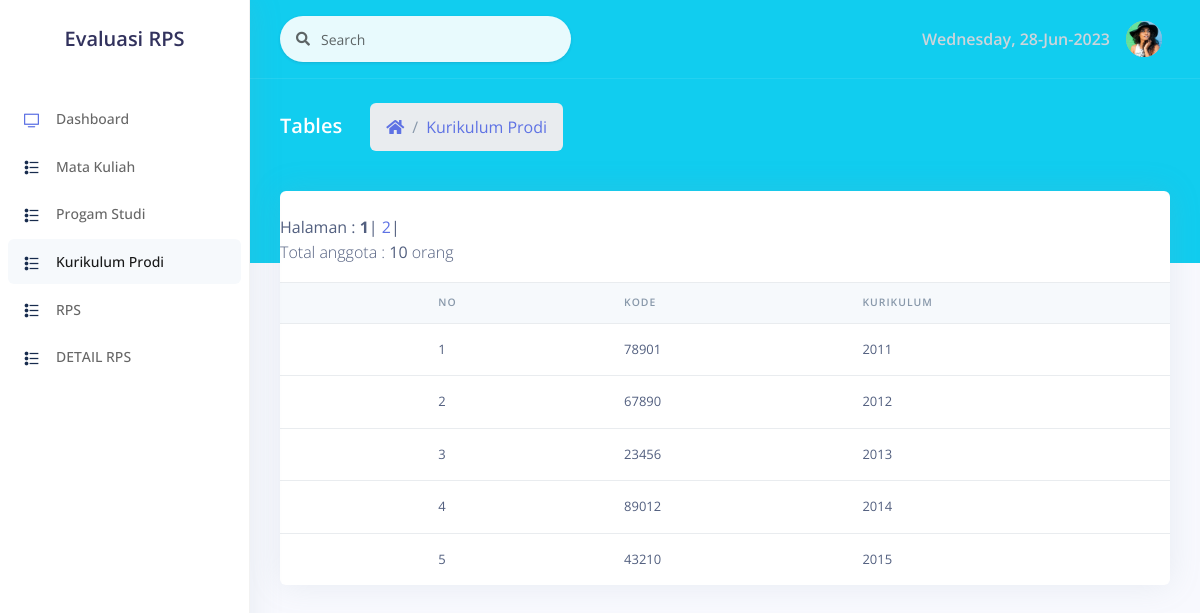
Screenshot of /examples/kurikulumprodi/kurikulumprodi2.php with the database file from the repository.
### tables this page shows
CREATE TABLE `kurikulumprodi` (
  `kode` int(11) NOT NULL,
  `kurikulum` varchar(25) NOT NULL
);

### examples/kurikulumprodi/kurikulumprodi2.php (the view, shortened to what this page needs)
<!DOCTYPE html>
<html>
<head>
  <link rel="stylesheet" href="../../assets/vendor/nucleo/css/nucleo.css" type="text/css">
  <link rel="stylesheet" href="../../assets/vendor/@fortawesome/fontawesome-free/css/all.min.css" type="text/css">
  <link rel="stylesheet" href="../../assets/css/argon.css?v=1.2.0" type="text/css">
</head>
<body>
  <nav class="sidenav navbar navbar-vertical  fixed-left  navbar-expand-xs navbar-light bg-white" id="sidenav-main">
    <div class="scrollbar-inner">
      <div class="sidenav-header  align-items-center">
        <a class="navbar-brand" href="javascript:void(0)">
      <h2>Evaluasi RPS</h2>
        </a>
      </div>
      <div class="navbar-inner">
        <div class="collapse navbar-collapse" id="sidenav-collapse-main">
          <ul class="navbar-nav">
            <li class="nav-item">
              <a class="nav-link" href="../../mahasiswa/profile.php">
                <i class="ni ni-tv-2 text-primary"></i>
                <span class="nav-link-text">Dashboard</span>
              </a>
            </li>
            <li class="nav-item">
              <a class="nav-link" href="../matakuliah/matakuliah2.php">
                <i class="ni ni-bullet-list-67 text-default"></i>
                <span class="nav-link-text">Mata Kuliah</span>
              </a>
            </li>
            <li class="nav-item">
              <a class="nav-link" href="../progamstudi/programstudi2.php">
                <i class="ni ni-bullet-list-67 text-default"></i>
                <span class="nav-link-text">Progam Studi</span>
              </a>
            </li>
            <li class="nav-item">
              <a class="nav-link active" href="../kurikulumprodi/kurikulumprodi2.php">
                <i class="ni ni-bullet-list-67 text-default"></i>
                <span class="nav-link-text">Kurikulum Prodi</span>
              </a>
            </li>
            <li class="nav-item">
              <a class="nav-link" href="../rps/rps2.php">
                <i class="ni ni-bullet-list-67 text-default"></i>
                <span class="nav-link-text">RPS</span>
              </a>
            </li>
            <li class="nav-item">
              <a class="nav-link" href="../rpsdetail/rpsdetail2.php">
                <i class="ni ni-bullet-list-67 text-default"></i>
                <span class="nav-link-text"> DETAIL RPS</span>
              </a>
            </li>
          </ul>
        </div>
      </div>
    </div>
  </nav>
  <div class="main-content" id="panel">
    <nav class="navbar navbar-top navbar-expand navbar-dark bg-info border-bottom">
      <div class="container-fluid">
        <div class="collapse navbar-collapse" id="navbarSupportedContent">
          <form class="navbar-search navbar-search-light form-inline mr-sm-3" id="navbar-search-main">
            <div class="form-group mb-0">
              <div class="input-group input-group-alternative input-group-merge">
                <div class="input-group-prepend">
                  <span class="input-group-text"><i class="fas fa-search"></i></span>
                </div>
                <input class="form-control" placeholder="Search" type="text">
              </div>
            </div>
          </form>
          <ul class="navbar-nav align-items-center  ml-md-auto ">
            <li class="nav-item dropdown">
              <span class="text-light font-weight-bold"><?php echo Date("l, d-M-Y") ?></span>
            </li>
          <ul class="navbar-nav align-items-center  ml-auto ml-md-0 ">
            <li class="nav-item dropdown">
              <a class="nav-link pr-0" href="#" role="button" data-toggle="dropdown" aria-haspopup="true" aria-expanded="false">
                <div class="media align-items-center">
                  <span class="avatar avatar-sm rounded-circle">
                    <img alt="Image placeholder" src="../../assets/img/theme/team-4.jpg">
                  </span>
                </div>
              </a>
            </li>
          </ul>
        </div>
      </div>
    </nav>
    <div class="header bg-info pb-6">
      <div class="container-fluid">
        <div class="header-body">
          <div class="row align-items-center py-4">
            <div class="col-lg-6 col-7">
              <h6 class="h2 text-white d-inline-block mb-0">Tables</h6>
              <nav aria-label="breadcrumb" class="d-none d-md-inline-block ml-md-4">
                <ol class="breadcrumb breadcrumb-links breadcrumb-dark">
                  <li class="breadcrumb-item"><a href="../../index.php"><i class="fas fa-home"></i></a></li>
                  <li class="breadcrumb-item"><a href="#">Kurikulum Prodi</a></li>
                </ol>
              </nav>
            </div>
          </div>
        </div>
      </div>
    </div>
    <div class="container-fluid mt--6">
      <div class="row">
        <div class="col">
          <div class="card">
            <div class="table-responsive">
              <table class="table align-items-center table-flush">
                <thead class="thead-light">
                  <tr>
                    <th scope="col" class="sort" data-sort="name"></th>
                    <th scope="col" class="sort" data-sort="name">No</th>
                    <th scope="col" class="sort" data-sort="budget">Kode </th>
                    <th scope="col" class="sort" data-sort="status">Kurikulum</th>
                  </tr>
                </thead>
                <tbody class="list">
                    <?php
            include 'konek2.php';
            $no   = 1;
            $batas   = 5;
            $halaman = @$_GET['halaman'];
            if(empty($halaman)) {
                $posisi  = 0;
                $halaman = 1;
            } else {
                $posisi  = ($halaman-1) * $batas;
            }
            $query2      = mysqli_query($koneksi, "SELECT * FROM kurikulumprodi");
            $jmldata    = mysqli_num_rows($query2);
            $jmlhalaman = ceil($jmldata/$batas);
            echo "<br> Halaman : ";
            for($i=1; $i<=$jmlhalaman; $i++)
                if ($i != $halaman) {
                    echo " <a href=\"kurikulumprodi2.php?halaman=$i\">$i</a> | ";
                } else {
                    echo "<b>$i</b> | ";
                }
            echo "<p>Total anggota : <b>$jmldata</b> orang</p>";
            $query = "SELECT * FROM kurikulumprodi  LIMIT $posisi,$batas";
            $data = mysqli_query($koneksi, $query);
            while ($d = mysqli_fetch_array($data)) {
        ?>
        <tr>
            <td></td>
            <td><?php echo $no++; ?></td>
            <td><?php echo $d['kode']; ?></td>
            <td><?php echo $d['kurikulum']; ?></td>
        </tr>
        <?php
            }
        ?>
                </tbody>
              </table>
            </div>
          </div>
        </div>
      </div>
</body>
</html>

### rows the page displays
kurikulumprodi: kode "78901", kurikulum "2011"
kurikulumprodi: kode "67890", kurikulum "2012"
kurikulumprodi: kode "23456", kurikulum "2013"
kurikulumprodi: kode "89012", kurikulum "2014"
kurikulumprodi: kode "43210", kurikulum "2015"

### other values shown
Date("l, d-M-Y") "Wednesday, 28-Jun-2023"
$jmldata "10"
